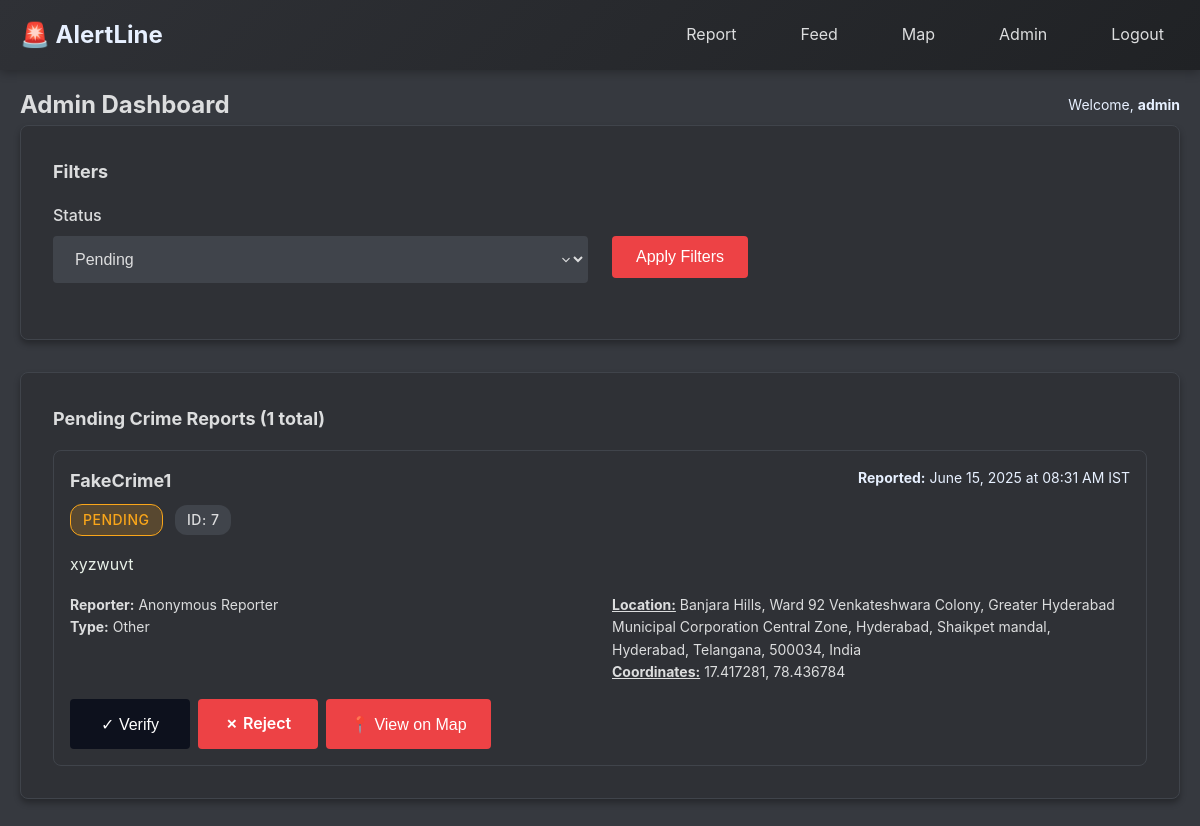
The page /admin (signed in) on the database its author committed.
### app.py (models this page shows, shortened)
class User(UserMixin, db.Model):
    id = db.Column(db.Integer, primary_key=True)
    username = db.Column(db.String(80), unique=True, nullable=False)
    password_hash = db.Column(db.String(120), nullable=False)
    is_admin = db.Column(db.Boolean, default=False)
    created_at = db.Column(db.DateTime, default=lambda: datetime.now(timezone.utc))

class CrimeReport(db.Model):
    id = db.Column(db.Integer, primary_key=True)
    title = db.Column(db.String(200), nullable=False)
    description = db.Column(db.Text, nullable=False)
    crime_type = db.Column(db.String(100), nullable=False)
    incident_date = db.Column(db.DateTime, nullable=False)
    latitude = db.Column(db.Float, nullable=False)
    longitude = db.Column(db.Float, nullable=False)
    address = db.Column(db.String(300), nullable=False)
    landmark = db.Column(db.String(200))
    reporter_name = db.Column(db.String(100), nullable=False)
    reporter_phone = db.Column(db.String(20), nullable=False)
    reporter_email = db.Column(db.String(100))
    is_anonymous = db.Column(db.Boolean, default=False)
    witnesses = db.Column(db.Text)
    evidence_description = db.Column(db.Text)
    priority = db.Column(db.String(20), default='medium')  # low, medium, high, urgent
    status = db.Column(db.String(20), default='pending')  # pending, verified, rejected, investigating
    created_at = db.Column(db.DateTime, default=lambda: datetime.now(timezone.utc))
    verified_at = db.Column(db.DateTime)
    verified_by = db.Column(db.Integer, db.ForeignKey('user.id'))
    admin_notes = db.Column(db.Text)

### app.py (the view)
@app.route('/admin')
@login_required
def admin_dashboard():
    if not current_user.is_admin:
        flash('Access denied', 'error')
        return redirect(url_for('index'))
    page = request.args.get('page', 1, type=int)
    status_filter = request.args.get('status', 'pending')
    query = CrimeReport.query
    if status_filter:
        query = query.filter_by(status=status_filter)
    reports = query.order_by(CrimeReport.created_at.desc())\
        .paginate(page=page, per_page=10, error_out=False)
    return render_template('admin_dashboard.html', reports=reports, current_status=status_filter)

### app.py (called while the page is built)
def utc_to_ist(utc_datetime):
    if utc_datetime is None:
        return None
    if utc_datetime.tzinfo is None:
        utc_datetime = utc_datetime.replace(tzinfo=timezone.utc)
    return utc_datetime.astimezone(IST)

@app.template_filter('ist')
def ist_filter(utc_datetime):
    ist_time = utc_to_ist(utc_datetime)
    return ist_time if ist_time else utc_datetime

@login_manager.user_loader
def load_user(user_id):
    return User.query.get(int(user_id))

### templates/admin_dashboard.html (shortened to what this page needs)
{% extends "base.html" %}
{% block content %}
<div style="max-width: 1200px; margin: 0 auto;">
    <div class="flex justify-between items-center mb-6">
        <h2 class="text-2xl font-bold">Admin Dashboard</h2>
        <div class="text-sm text-gray-500">
            Welcome, <strong>{{ current_user.username }}</strong>
        </div>
    </div>
    <div class="card mb-6">
        <h3 class="text-lg font-bold mb-4">Filters</h3>
        <form method="GET" class="grid grid-2">
            <div class="form-group">
                <label for="status" class="form-label">Status</label>
                <select name="status" id="status" class="form-input form-select" onchange="this.form.submit()">
                    <option value="pending" {{ 'selected' if current_status == 'pending' }}>Pending</option>
                </select>
            </div>
            <div class="form-group">
                <label class="form-label">&nbsp;</label>
                <button type="submit" class="btn btn-primary">Apply Filters</button>
            </div>
        </form>
    </div>
    <div class="card">
        <h3 class="text-lg font-bold mb-4">
            {{ current_status.title() if current_status else 'All' }} Crime Reports
            ({{ reports.total }} total)
        </h3>
        {% if reports.items %}
            <div style="display: flex; flex-direction: column; gap: 1.5rem;">
                {% for report in reports.items %}
                <div class="border border-gray-200 rounded-lg p-4" data-priority="{{ report.priority }}">
                    <div class="flex justify-between items-start mb-4">
                        <div>
                            <h4 class="text-lg font-bold">{{ report.title }}</h4>
                            <div style="margin-top: 0.5rem;">
                                <span class="badge badge-{{ report.status }}">{{ report.status.title() }}</span>
                                <span class="badge" style="background-color: #40444b; color: #dcddde; margin-left: 0.5rem;">
                                    ID: {{ report.id }}
                                </span>
                            </div>
                        </div>
                        <div class="text-sm text-gray-500">
                            <div><strong>Reported:</strong> {{ (report.created_at | ist).strftime('%B %d, %Y at %I:%M %p IST') }}</div>
                        </div>
                    </div>
                    <p style="color: #e7f0e7;" class="mb-4">{{ report.description }}</p>
                    <div class="grid grid-2 text-sm mb-4">
                        <div>
                            <strong>Reporter:</strong> {{ report.reporter_name }}<br>
                            <strong>Type:</strong> {{ report.crime_type.replace('_', ' ').title() }}
                        </div>
                        <div>
                            <strong style="text-decoration: underline;">Location:</strong> {{ report.address }}<br>
                            <strong style="text-decoration: underline;">Coordinates:</strong> {{ "%.6f"|format(report.latitude) }}, {{ "%.6f"|format(report.longitude) }}
                        </div>
                    </div>
                    <div class="flex" style="gap: 0.5rem; flex-wrap: wrap;">
                        {% if report.status == 'pending' %}
                        <button onclick="verifyReport({{ report.id }})" class="btn btn-success">
                            ✓ Verify
                        </button>
                        <a href="{{ url_for('reject_report', report_id=report.id) }}"
                           class="btn btn-danger"
                           onclick="return confirm('Are you sure you want to reject this report? This will send a warning SMS.')">
                            ✗ Reject
                        </a>
                        {% endif %}
                        <button onclick="showOnMap({{ report.latitude }}, {{ report.longitude }}, '{{ report.title }}', '{{ report.crime_type }}', '{{ report.priority }}', {{ report.id }})"
                                class="btn btn-primary">
                            📍 View on Map
                        </button>
                    </div>
                </div>
                {% endfor %}
            </div>
        {% else %}
            <div class="text-center" style="padding: 3rem;">
                <div style="font-size: 3rem; margin-bottom: 1rem;">📋</div>
                <p class="text-gray-500">No reports found matching your criteria.</p>
            </div>
        {% endif %}
    </div>
</div>
{% endblock %}

### static/css/style.css (style rules this page uses)
* { margin: 0; padding: 0; box-sizing: border-box; }
body { font-family: -apple-system, BlinkMacSystemFont, "Segoe UI", Roboto, Oxygen, Ubuntu, Cantarell, sans-serif; line-height: 1.6; color: #dcddde; background-color: #36393f; }
.card { background: #2f3136; border-radius: 8px; box-shadow: 0 4px 6px rgba(0, 0, 0, 0.3); padding: 2rem; margin-bottom: 2rem; transition: transform 0.2s, box-shadow 0.2s; border: 1px solid #40444b; }
.btn { display: inline-block; padding: 12px 24px; border: none; border-radius: 4px; font-size: 1rem; font-weight: 500; text-decoration: none; text-align: center; cursor: pointer; transition: all 0.3s; min-width: 120px; }
.btn-primary { background: #ed4245; color: white; }
.btn-success { background: #0D111D; color: white; }
.btn-danger { background: #ed4245; color: white; font-weight: 600; transition: all 0.3s; }
.form-group { margin-bottom: 1.5rem; }
.form-label { display: block; margin-bottom: 0.5rem; font-weight: 500; color: #dcddde; }
.form-input { width: 100%; padding: 12px 16px; border: 2px solid #40444b; border-radius: 4px; font-size: 1rem; background-color: #40444b; color: #dcddde; transition: border-color 0.3s, box-shadow 0.3s; }
.form-input::placeholder { color: #72767d; }
.form-select { background-position: right 12px center; background-repeat: no-repeat; background-size: 16px; padding-right: 40px; }
.grid { display: grid; gap: 1.5rem; }
.grid-2 { grid-template-columns: repeat(auto-fit, minmax(250px, 1fr)); }
.badge { display: inline-block; padding: 4px 12px; border-radius: 12px; font-size: 0.875rem; font-weight: 500; text-transform: uppercase; letter-spacing: 0.5px; }
.badge-pending { background-color: rgba(250, 166, 26, 0.2); color: #faa61a; border: 1px solid #faa61a; }
.mb-4 { margin-bottom: 1rem; }
.p-4 { padding: 1rem; }
.flex { display: flex; }
.justify-between { justify-content: space-between; }
.items-center { align-items: center; }
.font-bold { font-weight: bold; }
.text-sm { font-size: 0.875rem; }
.text-lg { font-size: 1.125rem; }
.text-2xl { font-size: 1.5rem; }
.text-gray-500 { color: #e7f0ff; }
.border { border: 1px solid #40444b; }
.border-gray-200 { border-color: #40444b; }
.rounded-lg { border-radius: 0.5rem; }

### rows shown on the page
User: username "admin"
CrimeReport: status "Pending", title "FakeCrime1", status "PENDING", id "7", created_at "June 15, 2025 at 08:31 AM IST", description "xyzwuvt", reporter_name "Anonymous Reporter", crime_type.replace "Other", address "Banjara Hills, Ward 92 Venkateshwara Colony, Greater Hyderabad Municipal Corporation Central Zone, Hyderabad, Shaikpet mandal, Hyderabad, Telangana, 500034, India", latitude "17.417281", longitude "78.436784"

### other values the page prints
{{ reports.total }} "1"
